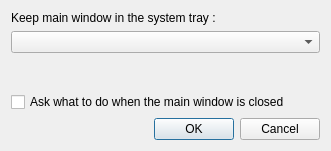
<?xml version="1.0" encoding="UTF-8"?>
<ui version="4.0">
 <class>Dialog</class>
 <widget class="QDialog" name="Dialog">
  <property name="geometry">
   <rect>
    <x>0</x>
    <y>0</y>
    <width>331</width>
    <height>151</height>
   </rect>
  </property>
  <property name="windowTitle">
   <string>Dialog</string>
  </property>
  <layout class="QVBoxLayout" name="verticalLayout">
   <item>
    <widget class="QLabel" name="label">
     <property name="text">
      <string>Keep main window in the system tray :</string>
     </property>
    </widget>
   </item>
   <item>
    <widget class="QComboBox" name="comboBox"/>
   </item>
   <item>
    <spacer name="verticalSpacer">
     <property name="orientation">
      <enum>Qt::Vertical</enum>
     </property>
     <property name="sizeHint" stdset="0">
      <size>
       <width>20</width>
       <height>40</height>
      </size>
     </property>
    </spacer>
   </item>
   <item>
    <widget class="QCheckBox" name="checkBox">
     <property name="toolTip">
      <string>&lt;html&gt;&lt;head/&gt;&lt;body&gt;&lt;p&gt;When checked, if a session is running, a pop up dialog will be shown when you try to close the main window, asking you if you want to save and close or abort session.&lt;/p&gt;&lt;p&gt;&lt;br/&gt;&lt;/p&gt;&lt;p&gt;Else, the GUI process will be closed but rest assured, you just have to launch RaySession once again and you will be able to manage the running session. This method uses less RAM than keeping window in system tray.&lt;/p&gt;&lt;/body&gt;&lt;/html&gt;</string>
     </property>
     <property name="text">
      <string>Ask what to do when the main window is closed</string>
     </property>
    </widget>
   </item>
   <item>
    <widget class="QDialogButtonBox" name="buttonBox">
     <property name="orientation">
      <enum>Qt::Horizontal</enum>
     </property>
     <property name="standardButtons">
      <set>QDialogButtonBox::Cancel|QDialogButtonBox::Ok</set>
     </property>
    </widget>
   </item>
  </layout>
 </widget>
 <resources/>
 <connections>
  <connection>
   <sender>buttonBox</sender>
   <signal>accepted()</signal>
   <receiver>Dialog</receiver>
   <slot>accept()</slot>
   <hints>
    <hint type="sourcelabel">
     <x>248</x>
     <y>254</y>
    </hint>
    <hint type="destinationlabel">
     <x>157</x>
     <y>274</y>
    </hint>
   </hints>
  </connection>
  <connection>
   <sender>buttonBox</sender>
   <signal>rejected()</signal>
   <receiver>Dialog</receiver>
   <slot>reject()</slot>
   <hints>
    <hint type="sourcelabel">
     <x>316</x>
     <y>260</y>
    </hint>
    <hint type="destinationlabel">
     <x>286</x>
     <y>274</y>
    </hint>
   </hints>
  </connection>
 </connections>
</ui>
